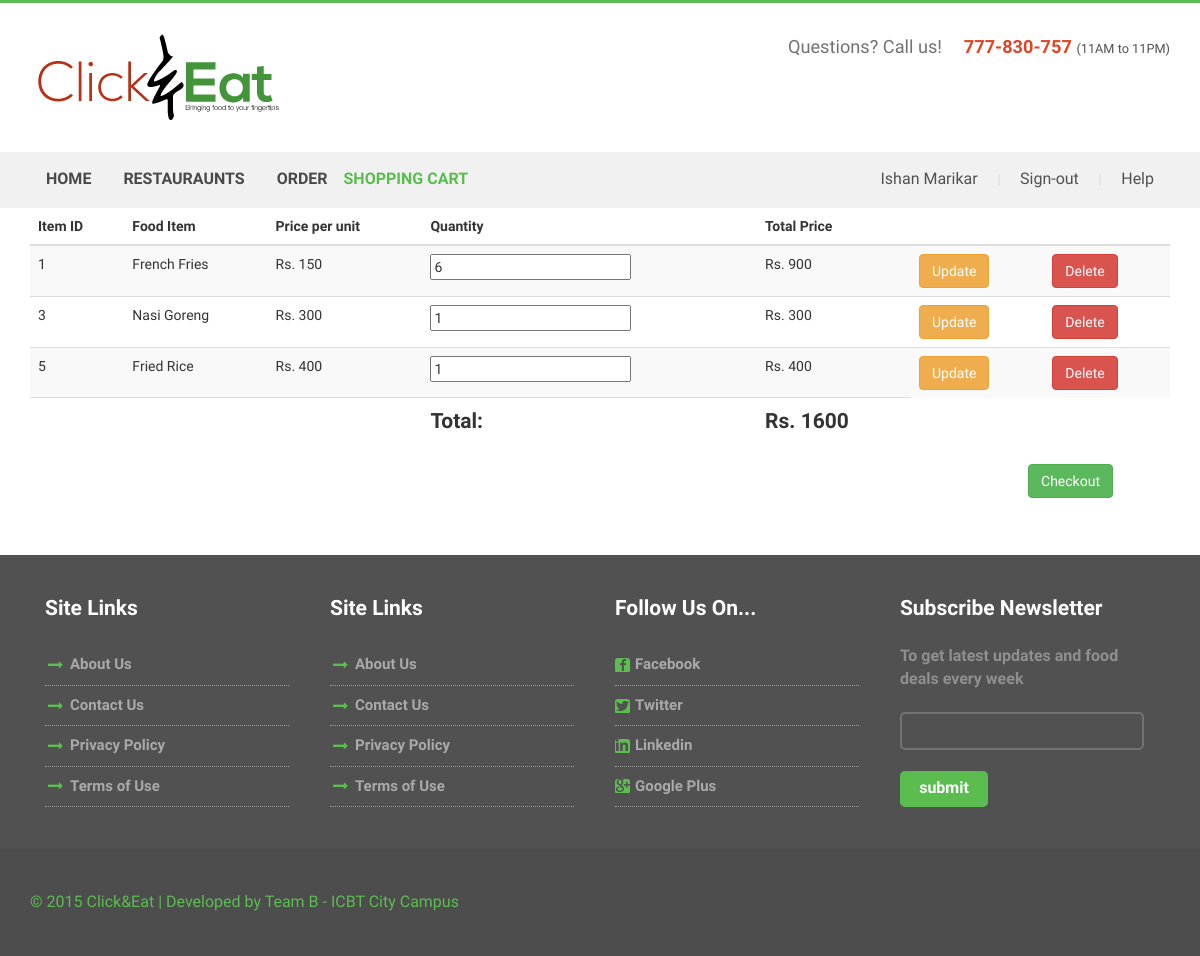
Before: /ShoppingCart.php (signed in) with the older database file.
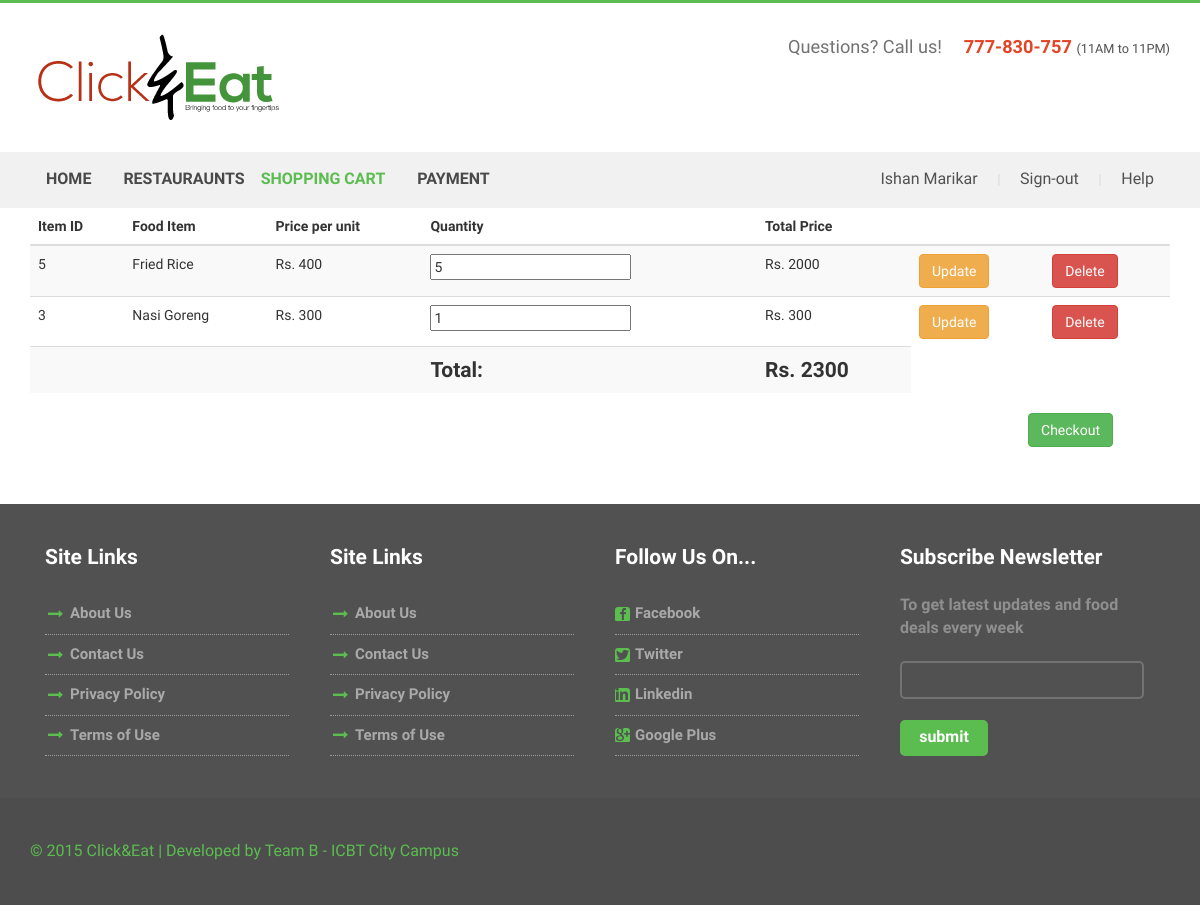
After: the same page with the newer database file.
### tables this page shows
CREATE TABLE IF NOT EXISTS `pages` (
  `pageID` int(11) NOT NULL AUTO_INCREMENT,
  `pageTitle` text NOT NULL,
  `pageLocation` text NOT NULL,
  PRIMARY KEY (`pageID`)
);

CREATE TABLE IF NOT EXISTS `cart_items` (
  `cartItem_ID` int(11) NOT NULL AUTO_INCREMENT,
  `meal_id` int(11) NOT NULL,
  `quantity` int(11) NOT NULL,
  `cartId` int(11) NOT NULL,
  PRIMARY KEY (`cartItem_ID`),
  KEY `FK_cart_items_meal` (`meal_id`),
  KEY `FK_cart_items_cart` (`cartId`),
  CONSTRAINT `FK_cart_items_cart` FOREIGN KEY (`cartId`) REFERENCES `cart` (`cartId`),
  CONSTRAINT `FK_cart_items_meal` FOREIGN KEY (`meal_id`) REFERENCES `meal` (`meal_id`)
);

CREATE TABLE IF NOT EXISTS `meal` (
  `meal_id` int(11) NOT NULL AUTO_INCREMENT,
  `mealName` text NOT NULL,
  `mealDescription` text NOT NULL,
  `mealPrice` int(11) NOT NULL,
  `restaurantId` int(11) NOT NULL,
  `foodImage` text NOT NULL,
  PRIMARY KEY (`meal_id`),
  KEY `FK_RestaurantId` (`restaurantId`),
  CONSTRAINT `FK_RestaurantId` FOREIGN KEY (`restaurantId`) REFERENCES `restaurant` (`Restaurant_ID`)
);

### includes/database.class.php (called while the page is built, shortened)
<?php
class Database
{
	private function createConnection()
	{
		try {
			$dsn = "mysql:host=".HOST.";dbname=".DATABASE;
			$database  = new \PDO($dsn, USERNAME, PASSWORD);
			$database->setAttribute(\PDO::ATTR_ERRMODE, \PDO::ERRMODE_EXCEPTION);
			return $database;
		} catch (\Exception $ex) {
			throw $ex;
		}
	}
	public function query( $query, $queryParameters )
	{
		try {
			$connection = $this->createConnection();
			if (empty($queryParameters)) {
				$preparedStatement = $connection->query($query);
			} else {
				$preparedStatement = $connection->prepare($query);
			}
			if (!empty($queryParameters)) {
				$preparedStatement->execute($queryParameters);
			}
			$result = $preparedStatement->fetchAll();
			return $result;
		} catch (\Exception $ex) {
			$GLOBALS['error'] = $ex->getMessage();
			throw $ex;
		}
	}
}

### includes/ShoppingCart.class.php (called while the page is built, shortened)
<?php
	require_once("database.class.php");
class ShoppingCart extends \FinalProject\Database{
	public function getAllItems($userId)
	{
		$sql = "SELECT cart.cartId,
				cart.userId,
				cart_items.cartItem_ID,
				meal.meal_id, meal.mealName,
				meal.mealDescription,
				cart_items.quantity,
				meal.mealPrice, meal.restaurantId
				from cart
				INNER JOIN cart_items
				ON cart.cartId = cart_items.cartId
				INNER JOIN meal
				ON cart_items.meal_id = meal.meal_id
				WHERE userId = :userId";
		$queryParameters = array(
			":userId" => $userId
		);
		$result = $this->query($sql, $queryParameters);
		return $result;
	}
}

### ShoppingCart.php (the view, shortened to what the changed rows need)
<?php
	include_once("includes/webpage.class.php");
	require_once("includes/shoppingcart.class.php");
	$shoppingCart = new ShoppingCart();
	$webPage = new \FinalProject\WebPage("Shopping Cart");
	$headerContent = $webPage->addHeader();
	echo $headerContent;
if(isset($_SESSION['isLogged']))
{
	if (isset($_SESSION['currentUserID'])) {
		$currentUserID = $_SESSION['currentUserID'];
		$cartItems = $shoppingCart->getAllItems($currentUserID);
		$shoppingCart->getUserCart($currentUserID);
	}
	if (isset($_REQUEST['action'])) {
		if ($_REQUEST['action'] == "add") {
			if (isset($_REQUEST['product_id'])) {
				$productId = $_REQUEST['product_id'];
				$shoppingCart->addToCart($productId, 1);
			}
		}
		if ($_REQUEST['action'] == "delete") {
			if (isset($_REQUEST['cart_item'])) {
				$cartItems = $_REQUEST['cart_item'];
				$shoppingCart->removeFromCart($cartItems);
			}
		}
		if ($_REQUEST['action'] == "update") {
			if (isset($_REQUEST['cart_item']) && $_REQUEST['quantity']) {
				$cartItems = $_REQUEST['cart_item'];
				$quantity = $_REQUEST['quantity'];
				$shoppingCart->updateQuantity($cartItems, $quantity);
			}
		}
		header("Location: shoppingcart.php");
	} else {
		?>
		<div class="container">
		<table class="table table-striped">
		<thead>
		<tr>
			<th>Item ID</th>
			<th>Food Item</th>
			<th>Price per unit</th>
			<th>Quantity</th>
			<th>Total Price</th>
			<th></th>
			<th></th>
		</tr>
		</thead>
		<tbody>
		<?php if (!empty($cartItems)) {
			$total = 0;
			foreach ($cartItems as $item) {
				?>
				<tr>
					<td><?php echo $item['meal_id'] ?></td>
					<td><?php echo $item['mealName'] ?></td>
					<td><?php echo "Rs. " . $item['mealPrice'] ?></td>
					<form action="shoppingcart.php" method="get" onclick="return validate()">
						<td><?php echo("<input id='quantity' name ='quantity' value='{$item['quantity']}'>") ?></td>
						<td><?php $price = $item['mealPrice'] * $item['quantity'];
								echo "Rs. " . $price;
								$total = $total + $price;
							?></td>
						<td>
							<button type="submit" class="updateButton btn btn-warning">Update</button>
						</td>
						<td><a class="deleteButton btn btn-danger"
						       href="<?php echo("shoppingcart.php?action=delete&cart_item=" . $item['cartItem_ID']); ?>">Delete</a>
						</td>
					</form>
				</tr>
			<?php } ?>
			<tr>
				<td></td>
				<td></td>
				<td></td>
				<td class="lead"><strong>Total:</strong></td>
				<td class="lead"><strong>Rs. <?php echo $total ?></strong></td>
			</tr>
		<?php
		} else {
			echo("<div class='container' style='width:{50%;}'>");
			echo("<h4>No items in the shopping cart.</h4>");
			echo("</div>");
		}
	}?>
	</tbody>
	</table>
</div>
<?php
}
else
{?>
<div class="container">
	<div class="row"><h1 class="lead text-center"> You have not logged in. Please continue to to <a href="login.php?redirect=<?php echo $_SERVER['PHP_SELF'] ?>"> login </a></h1></div>
</div>
<?php }
	$footerContent = $webPage->addFooter();
	echo $footerContent;

### includes/webpage.class.php (shortened to what the changed rows need)
<?php
require_once("database.class.php");
class WebPage extends Database
{
	var $siteName;
	var $copyrightYear;
	var $developedBy;
	var $title;
	public function __construct( $title )
	{
		$this->copyrightYear = date("Y");
		$this->developedBy = "Team B - ICBT City Campus";
		$this->siteName = "Click&Eat";
		$this->title = $title;
	}
	public function addHeader()
	{
		$content = "<!DOCTYPE html> ";
		$content .= "<html> ";
		$content .= "<head> ";
		$content .= "<title>{$this->title} | {$this->siteName}</title> ";
		$content .= "<link href='/css/bootstrap.css' rel='stylesheet' type='text/css' /> ";
		$content .= " ";
		$content .= "<script src='/js/jquery.min.js'></script> ";
		$content .= " ";
		$content .= "<link href='/css/style.css' rel='stylesheet' type='text/css' media='all' /> ";
		$content .= " ";
		$content .= "<meta name='viewport' content='width=device-width, initial-scale=1'> ";
		$content .= "<script type='application/x-javascript'> addEventListener('load', function() { setTimeout(hideURLbar, 0); }, false); function hideURLbar(){ window.scrollTo(0,1); }</script> ";
		$content .= " ";
		$content .= "<link href='http://fonts.googleapis.com/css?family=Source+Sans+Pro:200,300,400,600,700,900,200italic,300italic,400italic,600italic,700italic,900italic' rel='stylesheet' type='text/css'> ";
		$content .= "<link href='http://fonts.googleapis.com/css?family=Lobster+Two:400,400italic,700,700italic' rel='stylesheet' type='text/css'> ";
		$content .= " ";
		$content .= "<script src='/js/wow.min.js'></script> ";
		$content .= "<link href='/css/animate.css' rel='stylesheet' type='text/css' /> ";
		$content .= "<script> ";
		$content .= "new WOW().init(); ";
		$content .= "</script> ";
		$content .= "<script type='text/javascript' src='/js/move-top.js'></script> ";
		$content .= "<script type='text/javascript' src='/js/easing.js'></script> ";
		$content .= "<script type='text/javascript'> ";
		$content .= "jQuery(document).ready(function($) { ";
		$content .= "$('.scroll').click(function(event){		 ";
		$content .= "event.preventDefault(); ";
		$content .= "$('html,body').animate({scrollTop:$(this.hash).offset().top},1200); ";
		$content .= "}); ";
		$content .= "}); ";
		$content .= "</script> ";
		$content .= "</head> ";
		$content .= "<body> ";
		$content .= " ";
		$content .= "<div class='header'> ";
		$content .= "<div class='container'> ";
		$content .= "<div class='top-header'> ";
		$content .= "<div class='logo'> ";
		$content .= "<a href='./index.php'><img src='/images/logo.png' class='img-responsive' alt='' /></a> ";
		$content .= "</div> ";
		$content .= "<div class='queries'> ";
		$content .= "<p>Questions? Call us!<span>777-830-757 </span><label>(11AM to 11PM)</label></p> ";
		$content .= "</div> ";
		$content .= "<div class='clearfix'></div> ";
		$content .= "</div> ";
		$content .= "</div> ";
		$content .= "<div class='menu-bar'> ";
		$content .= "<div class='container'> ";
		$content .= "<div class='top-menu'> ";
		$content .= "<ul> ";
		$content .= $this->addNavigationBar();
		$content .= "</ul> ";
		$content .= "</div> ";
		$content .= "<div class='login-section'> ";
		$content .= "<ul> ";
		if (isset($_SESSION['isLogged']) and $_SESSION['isLogged'] == true) {
			$content .= "<li><a href='#'>{$_SESSION['fullName']}</a>  </li> | ";
			$content .= "<li><a href='./includes/functions.php?action=logout'>Sign-out</a> </li> | ";
		} else {
			$content .= "<li><a href='#sign-in' data-toggle='modal' data-target='#signinModal'>Login</a>  </li> | ";
			$content .= "<li><a href='./register.php'>Register</a> </li> | ";
		}
		$content .= "<li><a href='#'>Help</a></li> ";
		$content .= "<div class='clearfix'></div> ";
		$content .= "</ul> ";
		$content .= "</div> ";
		$content .= "<div class='clearfix'></div> ";
		$content .= "</div> ";
		$content .= "</div> ";
		$content .= "</div> ";
		return $content;
	}
	private function addNavigationBar()
	{
		$sql = "SELECT * from pages";
		$queryParameters = "";
		$result = $this->query($sql, $queryParameters);
		$content = "";
		foreach ($result as $pages) {
			if ($this->title == $pages['pageTitle']) {
				$content .= "<li class='active'><a href='./{$pages['pageLocation']}'>{$pages['pageTitle']}</a></li>";
			} else {
				$content .= "<li><a href='./{$pages['pageLocation']}'>{$pages['pageTitle']}</a></li>";
			}
		}
		$content .= "<div class='clearfix'></div>";
		return $content;
	}
	public function addFooter()
	{
		$content = "<div class='contact-section' id='contact'>";
		$content .= "<div class='container'>";
		$content .= "<div class='contact-section-grids'>";
		$content .= "<div class='col-md-3 contact-section-grid wow fadeInLeft' data-wow-delay='0.4s'>";
		$content .= "<h4>Site Links</h4>";
		$content .= "<ul>";
		$content .= "<li><i class='point'></i></li>";
		$content .= "<li class='data'><a href='#'>About Us</a></li>";
		$content .= "</ul>";
		$content .= "<ul>";
		$content .= "<li><i class='point'></i></li>";
		$content .= "<li class='data'><a href='#'>Contact Us</a></li>";
		$content .= "</ul>";
		$content .= "<ul>";
		$content .= "<li><i class='point'></i></li>";
		$content .= "<li class='data'><a href='#'>Privacy Policy</a></li>";
		$content .= "</ul>";
		$content .= "<ul>";
		$content .= "<li><i class='point'></i></li>";
		$content .= "<li class='data'><a href='#'>Terms of Use</a></li>";
		$content .= "</ul>";
		$content .= "</div>";
		$content .= "<div class='col-md-3 contact-section-grid wow fadeInLeft' data-wow-delay='0.4s'>";
		$content .= "<h4>Site Links</h4>";
		$content .= "<ul>";
		$content .= "<li><i class='point'></i></li>";
		$content .= "<li class='data'><a href='#'>About Us</a></li>";
		$content .= "</ul>";
		$content .= "<ul>";
		$content .= "<li><i class='point'></i></li>";
		$content .= "<li class='data'><a href='#'>Contact Us</a></li>";
		$content .= "</ul>";
		$content .= "<ul>";
		$content .= "<li><i class='point'></i></li>";
		$content .= "<li class='data'><a href='#'>Privacy Policy</a></li>";
		$content .= "</ul>";
		$content .= "<ul>";
		$content .= "<li><i class='point'></i></li>";
		$content .= "<li class='data'><a href='#'>Terms of Use</a></li>";
		$content .= "</ul>";
		$content .= "</div>";
		$content .= "<div class='col-md-3 contact-section-grid wow fadeInRight' data-wow-delay='0.4s'>";
		$content .= "<h4>Follow Us On...</h4>";
		$content .= "<ul>";
		$content .= "<li><i class='fb'></i></li>";
		$content .= "<li class='data'> <a href='#'>  Facebook</a></li>";
		$content .= "</ul>";
		$content .= "<ul>";
		$content .= "<li><i class='tw'></i></li>";
		$content .= "<li class='data'> <a href='#'>Twitter</a></li>";
		$content .= "</ul>";
		$content .= "<ul>";
		$content .= "<li><i class='in'></i></li>";
		$content .= "<li class='data'><a href='#'> Linkedin</a></li>";
		$content .= "</ul>";
		$content .= "<ul>";
		$content .= "<li><i class='gp'></i></li>";
		$content .= "<li class='data'><a href='#'>Google Plus</a></li>";
		$content .= "</ul>";
		$content .= "</div>";
		$content .= "<div class='col-md-3 contact-section-grid nth-grid wow fadeInRight' data-wow-delay='0.4s'>";
		$content .= "<h4>Subscribe Newsletter</h4>";
		$content .= "<p>To get latest updates and food deals every week</p>";
		$content .= "<input type='text' class='text' value='' onfocus='this.value = '';' onblur='if (this.value == '') {this.value = '';}'>";
		$content .= "<input type='submit' value='submit'>";
		$content .= "</div>";
		$content .= "<div class='clearfix'></div>";
		$content .= "</div>";
		$content .= "</div>";
		$content .= "</div>";
		$content .= "";
		$content .= "";
		$content .= "<div class='footer'>";
		$content .= "<div class='container'>";
		$content .= "<p class='wow fadeInLeft' data-wow-delay='0.4s'>&copy; {$this->copyrightYear} {$this->siteName} | Developed by {$this->developedBy} </p>";
		$content .= "</div>";
		$content .= "</div>";
		$content .= "";
		$content .= "<script type='text/javascript'>";
		$content .= "$(document).ready(function() {";
		$content .= "/*";
		$content .= "var defaults = {";
		$content .= "containerID: 'toTop', // fading element id";
		$content .= "containerHoverID: 'toTopHover', // fading element hover id";
		$content .= "scrollSpeed: 1200,";
		$content .= "easingType: 'linear'";
		$content .= "};";
		$content .= "*/";
		$content .= "$().UItoTop({ easingType: 'easeOutQuart' });";
		$content .= "});";
		$content .= "</script>";
		$content .= "<a href='#' id='toTop' style='display: block;'> <span id='toTopHover' style='opacity: 1;'> </span></a>";
		$content .= "<div class='modal fade' id='signinModal' tabindex='-1' role='dialog' aria-labelledby='basicModal' aria-hidden='true'> ";
		$content .= "    <div class='modal-dialog'>";
		$content .= "      <div class='modal-content'>";
		$content .= "        <div class='modal-header'>";
		$content .= "          <button type='button' class='close' data-dismiss='modal' aria-hidden='true'>&times;</button>";
		$content .= "          <h2 class='modal-title' id='myModalLabel'>Sign in</h2>";
		$content .= "        </div>";
		$content .= "          <form class='form-horizontal' id='register-form' name='login' action='./includes/functions.php' onsubmit='return validateLoginForm();'>";
		$content .= "            <div class='modal-body'>";
		$content .= "            <fieldset>";
		$content .= "              ";
		$content .= "              <div class='form-group'>";
		$content .= "                <label class='col-md-4 control-label' for='email'>Email:</label>";
		$content .= "                <div class='col-md-5'>";
		$content .= "                <input id='email' name='email' type='text' placeholder='username' class='form-control input-md' required=''>";
		$content .= "                </div>";
		$content .= "              </div>";
		$content .= "              ";
		$content .= "              <div class='form-group'>";
		$content .= "                <label class='col-md-4 control-label' for='password'>Password:</label>";
		$content .= "                <div class='col-md-5'>";
		$content .= "                <input id='password' name='password' type='password' placeholder='password' class='form-control input-md' required=''>";
		$content .= "                </div>";
		$content .= "              </div>";
		$content .= "                <input type='hidden' name='action' value='signin'>";
		$content .= "            </fieldset>";
		$content .= "        </div>";
		$content .= "        <div class='modal-footer'>";
		$content .= "          <button class='btn btn-danger' data-dismiss='modal' aria-hidden='true'>Cancel</button>";
		$content .= "            <input type='submit' class='btn btn-success' id='signin-button' value='Sign In'>";
		$content .= "        </div>";
		$content .= "          </form>";
		$content .= "<script src='../js/bootstrap.min.js'></script>";
		$content .= "</body>";
		$content .= "</html>";
		return $content;
	}
}

Changed rows visible on the page:
removed pages: pageTitle "ORDER"
removed cart_items: meal.meal_id "1", meal.mealName "French Fries", meal.mealPrice "150", quantity "6", price "900"
removed cart_items: meal.meal_id "5", meal.mealName "Fried Rice", meal.mealPrice "400", quantity "1"
added pages: pageTitle "PAYMENT"
added cart_items: meal.meal_id "5", meal.mealName "Fried Rice", meal.mealPrice "400", quantity "5", price "2000"
Other visible differences:
$total: "1600" → "2300"
